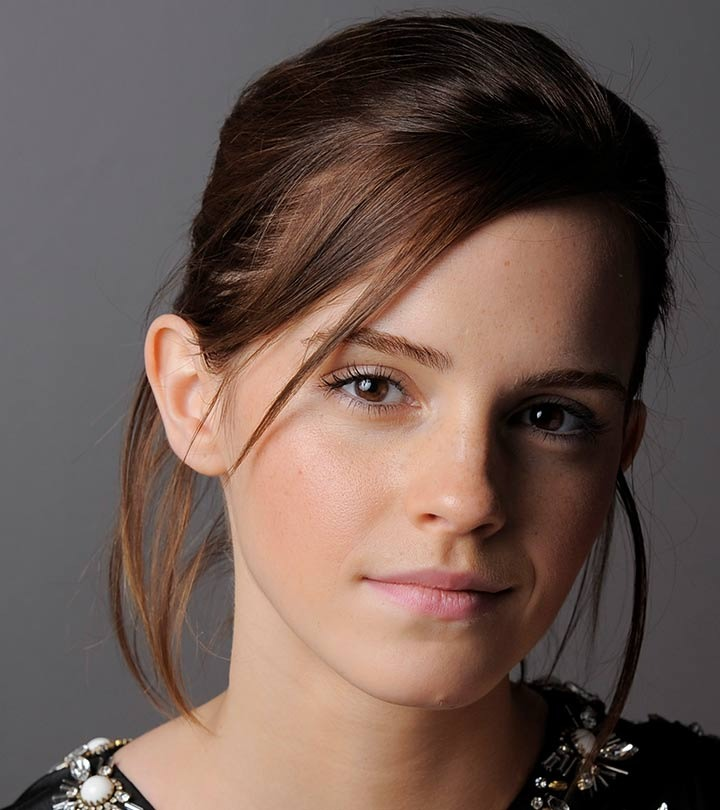
#> input picture images/q1.jpeg, 720 x 810 px
$ jupyter execute Draft.ipynb
#> lines starting #> are read from the running program, lines starting #| are printed output that depends on the picture
[cell 1]
import cv2 as cv
import numpy as np
import matplotlib.pyplot as plt

[cell 2]
im = cv.imread("images/q1.jpeg", cv.IMREAD_GRAYSCALE)
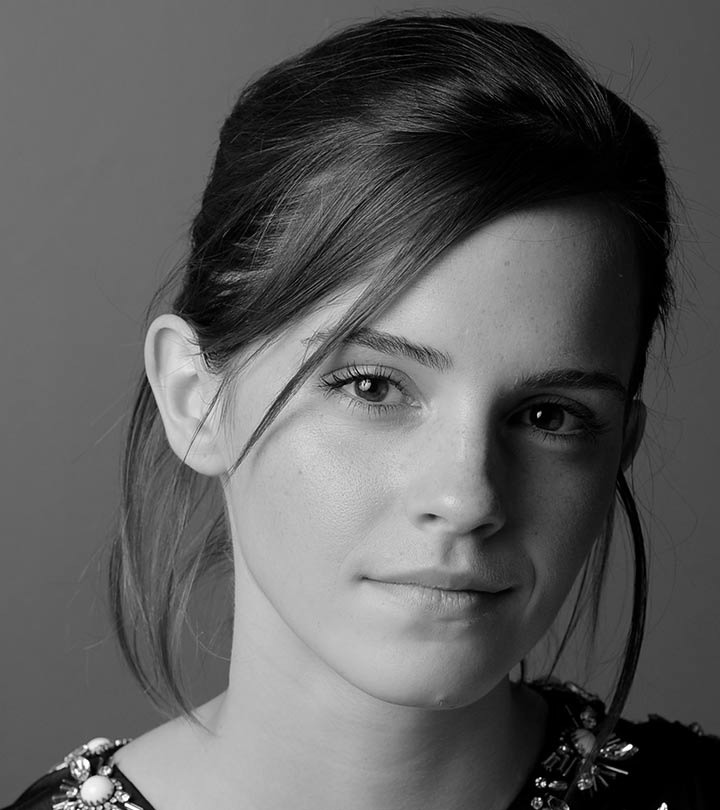
#> im: shape (810, 720); min 0, max 255, mean 92.3

hist = cv.calcHist([im], [0], None, [256], [0,256])
#> hist = 256 values, max 13947 at index 0, min 4 at index 245, mean 2278.1

xp = [0, 50, 100, 150, 200, 255]
fp = [0, 30, 100, 150, 255, 255]

lut = np.interp(np.arange(256), xp, fp).astype(np.uint8)

transformed_image = cv.LUT(im, lut)
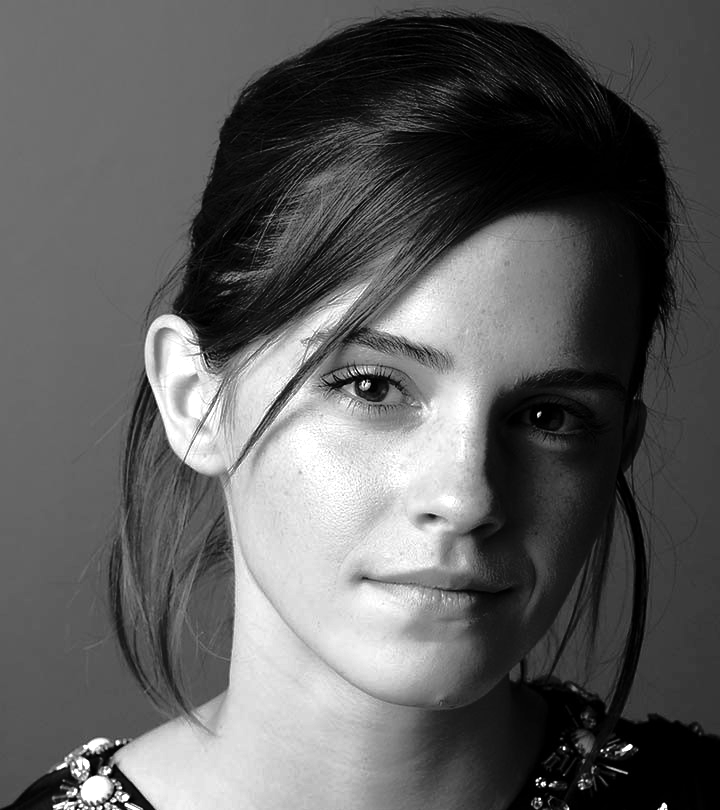
#> transformed_image: shape (810, 720); min 0, max 255, mean 93.8
tr_hist = cv.calcHist([transformed_image], [0], None, [256], [0,256])
#> tr_hist = 256 values, max 21711 at index 0, min 0 at index 33, mean 2278.1

fig, axes = plt.subplots(2, 2, figsize=(12, 10))

axes[0][0].plot(hist)
axes[0][0].set_xlabel("Intensity")
axes[0][0].set_ylabel("Pixel count")
axes[0][0].set_title("Histogram of Original Image")

axes[0][1].imshow(im, cmap='gray')
axes[0][1].axis('off')
axes[0][1].set_title("Original Image")

axes[1][0].plot(tr_hist)
axes[1][0].set_xlabel("Intensity")
axes[1][0].set_ylabel("Pixel count")
axes[1][0].set_title("Histogram of Transformed Image")

axes[1][1].imshow(transformed_image, cmap='gray')
axes[1][1].axis('off')
axes[1][1].set_title("Transformed Image")

plt.show()
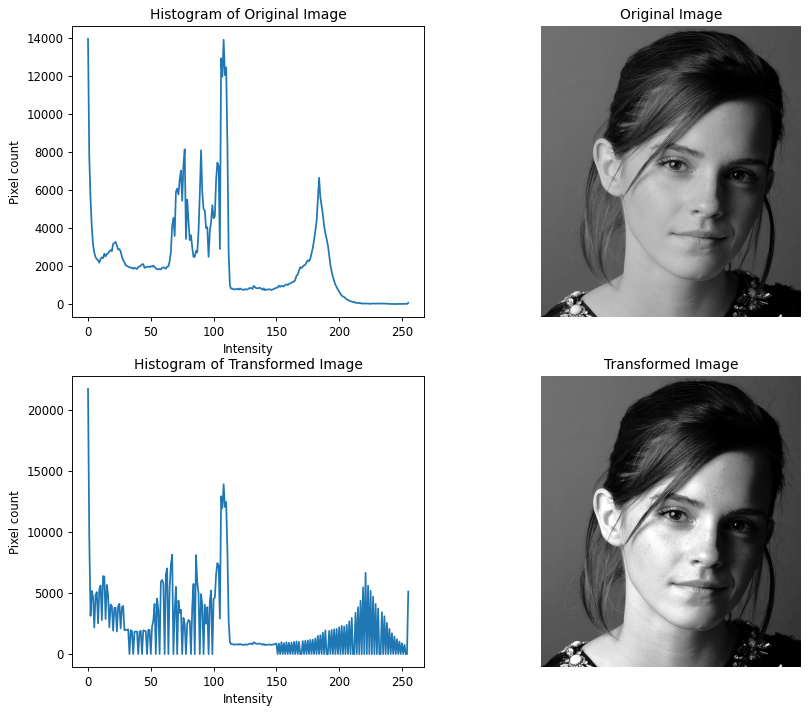
#> figure drawn by matplotlib, 4 panels; panel 1: curve peaks at x = 0, y = 13947; panel 3: curve peaks at x = 0, y = 21711

plt.plot(xp, fp, 'o-')
plt.xlim(0, 255)
plt.ylim(0, 255)
plt.xlabel("Input intensity")
plt.ylabel("Output intensity")
plt.title("Transform")

plt.show()
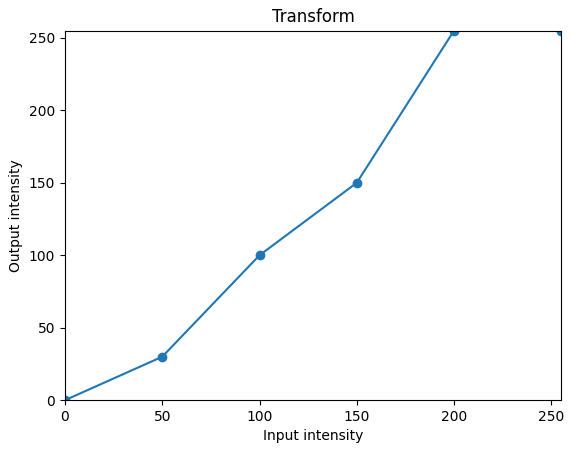
#> figure drawn by matplotlib, 1 panel

[cell 3]
from ipywidgets import interact, IntSlider

im = cv.imread("images/q2.jpeg", cv.IMREAD_GRAYSCALE)
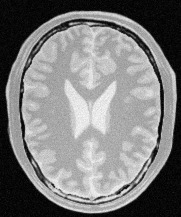
#> input picture images/q2.jpeg, 181 x 217 px
#> im is the input picture: shape (217, 181); min 0, max 251, mean 123.8
#> the sliders are set to y0 = 0, y100 = 0, y140 = 0, y150 = 0, y160 = 0, y170 = 0, y180 = 0, y190 = 255, y200 = 0, y255 = 255

def show_transform(y0, y100, y140, y150, y160, y170, y180, y190, y200, y255):
#> called with y0 = 0, y100 = 0, y140 = 0, y150 = 0, y160 = 0, y170 = 0, y180 = 0, y190 = 255
    xp = [0, 100, 140, 150, 160, 170, 180, 190, 200, 255]
    fp = [y0, y100, y140, y150, y160, y170, y180, y190, y200, y255]

    lut = np.interp(np.arange(256), xp, fp).astype(np.uint8)
    transformed_image = cv.LUT(im, lut)
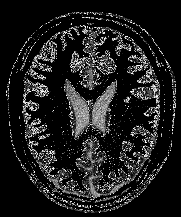
#> transformed_image: shape (217, 181); min 0, max 255, mean 30.9
    tr_hist = cv.calcHist([transformed_image], [0], None, [256], [0,256])
#> tr_hist = 256 values, max 27768 at index 0, min 0 at index 1, mean 153.4

    fig, axes = plt.subplots(1, 4, figsize=(15, 5))

    axes[0].plot(xp, fp, 'o-')
    axes[0].set_xlim(0, 255)
    axes[0].set_ylim(0, 255)
    axes[0].set_xlabel("Input intensity")
    axes[0].set_ylabel("Output intensity")
    axes[0].set_title("Transform")

    axes[1].imshow(im, cmap='gray')
    axes[1].axis('off')
    axes[1].set_title("Original Image")

    axes[2].imshow(transformed_image, cmap='gray')
    axes[2].axis('off')
    axes[2].set_title("Transformed Image")

    axes[3].plot(tr_hist)
    axes[3].set_xlabel("Intensity")
    axes[3].set_ylabel("Pixel count")
    axes[3].set_title("Histogram of Transformed Image")

    plt.show()
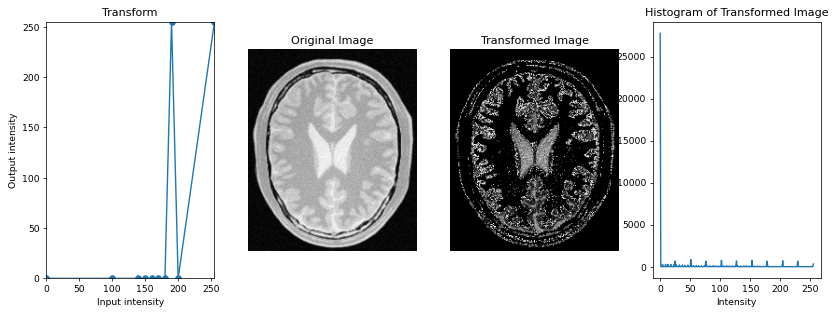
#> figure drawn by matplotlib, 4 panels; panel 1: curve peaks at x = 190, y = 255; panel 4: curve peaks at x = 0, y = 27768

interact(show_transform,
         y0=IntSlider(min=0, max=255, value=0),
         y100=IntSlider(min=0, max=255, value=0),
         y140=IntSlider(min=0, max=255, value=0),
         y150=IntSlider(min=0, max=255, value=0),
         y160=IntSlider(min=0, max=255, value=0),
         y170=IntSlider(min=0, max=255, value=0),
         y180=IntSlider(min=0, max=255, value=0),
         y190=IntSlider(min=0, max=255, value=255),
         y200=IntSlider(min=0, max=255, value=0),
         y255=IntSlider(min=0, max=255, value=255));

[cell 4]
from ipywidgets import interact, IntSlider

im = cv.imread("images/q2.jpeg", cv.IMREAD_GRAYSCALE)

def show_transform(y0, y100, y140, y150, y160, y170, y180, y190, y200, y255):
    xp = [0, 100, 140, 150, 160, 170, 180, 190, 200, 255]
    fp = [y0, y100, y140, y150, y160, y170, y180, y190, y200, y255]

    lut = np.interp(np.arange(256), xp, fp).astype(np.uint8)
    transformed_image = cv.LUT(im, lut)
    tr_hist = cv.calcHist([transformed_image], [0], None, [256], [0,256])

    fig, axes = plt.subplots(1, 4, figsize=(15, 5))

    axes[0].plot(xp, fp, 'o-')
    axes[0].set_xlim(0, 255)
    axes[0].set_ylim(0, 255)
    axes[0].set_xlabel("Input intensity")
    axes[0].set_ylabel("Output intensity")
    axes[0].set_title("Transform")

    axes[1].imshow(im, cmap='gray')
    axes[1].axis('off')
    axes[1].set_title("Original Image")

    axes[2].imshow(transformed_image, cmap='gray')
    axes[2].axis('off')
    axes[2].set_title("Transformed Image")

    axes[3].plot(tr_hist)
    axes[3].set_xlabel("Intensity")
    axes[3].set_ylabel("Pixel count")
    axes[3].set_title("Histogram of Transformed Image")

    plt.show()

interact(show_transform,
         y0=IntSlider(min=0, max=255, value=0),
         y100=IntSlider(min=0, max=255, value=0),
         y140=IntSlider(min=0, max=255, value=0),
         y150=IntSlider(min=0, max=255, value=0),
         y160=IntSlider(min=0, max=255, value=0),
         y170=IntSlider(min=0, max=255, value=0),
         y180=IntSlider(min=0, max=255, value=0),
         y190=IntSlider(min=0, max=255, value=255),
         y200=IntSlider(min=0, max=255, value=0),
         y255=IntSlider(min=0, max=255, value=255));
#> the sliders are set to y0 = 0, y100 = 0, y140 = 0, y150 = 0, y160 = 0, y170 = 0, y180 = 0, y190 = 255, y200 = 0, y255 = 255
